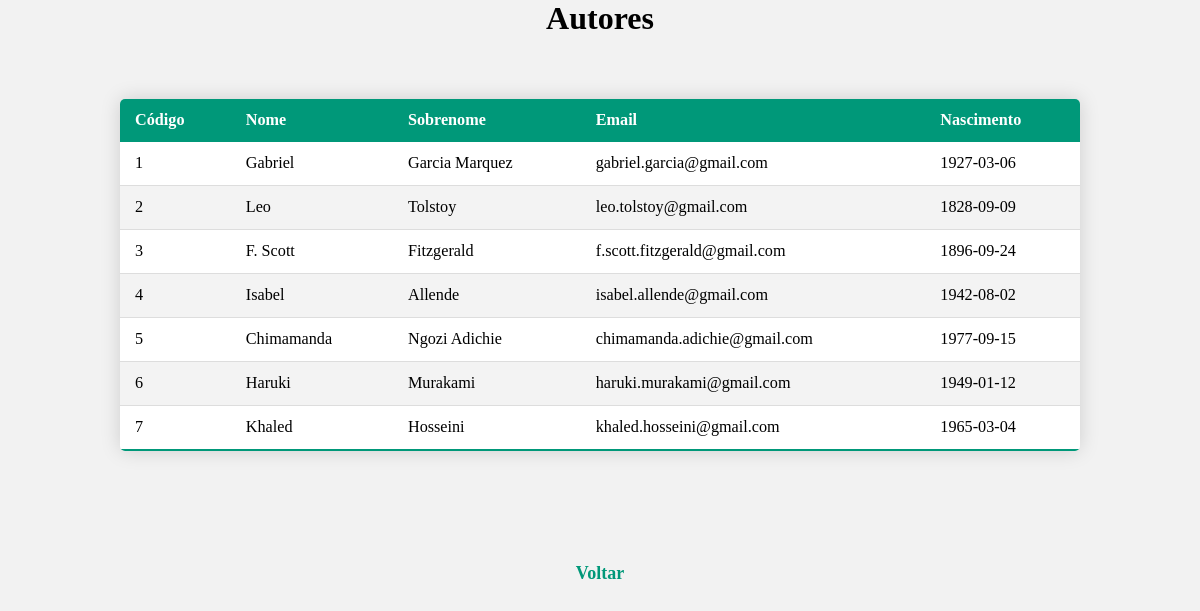
Page /AcessoBD/ListarAutor.php on the committed database.
### tables this page shows
CREATE TABLE `autor` (
  `Cod_autor` int(11) NOT NULL,
  `NomeAutor` varchar(20) NOT NULL,
  `SobreNome` varchar(30) NOT NULL,
  `Email` varchar(50) NOT NULL,
  `Nasc` date NOT NULL
);

### AcessoBD/Autor.php (called while the page is built, shortened)
<?php
class Autor
{
     function listar() {
        try {
            $this->conn = new Conectar();
            $sql = $this->conn->query("SELECT * FROM autor");
            $sql->execute();
            return $sql->fetchAll();
        } catch (PDOException $exc) {
            echo "Erro ao executar consulta: " . $exc->getMessage();
        } finally {
            $this->conn = null;
        }
    }
}

### AcessoBD/ListarAutor.php (the view, shortened to what this page needs)
<!DOCTYPE html>
<html lang="pt-br">
<head>
    <link rel="stylesheet" href="../style/tabelas.css">
</head>
<body>
    <center><font face="Century Gothic" size="6"><b>Autores</b><br><br><font size="4">
    <?php
    include_once "autor.php";
    $a = new autor();
    $pro = $a->listar();
    ?>
    <table class="estilo-tabela">
        <thead>
            <tr>
                <th>Código</th>
                <th>Nome</th>
                <th>Sobrenome</th>
                <th>Email</th>
                <th>Nascimento</th>
            </tr>
        </thead>
        <tbody>
            <?php
            foreach ($pro as $pro_mostrar) {
                echo "<tr>";
                echo "<td>" . $pro_mostrar['Cod_autor'] . "</td>";
                echo "<td>" . $pro_mostrar['NomeAutor'] . "</td>";
                echo "<td>" . $pro_mostrar['SobreNome'] . "</td>";
                echo "<td>" . $pro_mostrar['Email'] . "</td>";
                echo "<td>" . $pro_mostrar['Nasc'] . "</td>";
                echo "</tr>";
            }
            ?>
        </tbody>
    </table>
    <br><br>
    <a href="../menu.html">Voltar</a>
</body>
</html>

### style/tabelas.css (style rules this page uses)
body { font-family: 'Century Gothic', sans-serif; margin: 0; padding: 0; background-color: #f2f2f2; }
.estilo-tabela { border-collapse: collapse; margin: 25px auto; font-size: 0.9em; min-width: 600px; border-radius: 5px; overflow: hidden; box-shadow: 0 0 20px rgba(0, 0, 0, 0.15); width: 80%; background-color: #fff; }
.estilo-tabela thead tr { background-color: #009879; color: #ffffff; text-align: left; font-weight: bold; }
.estilo-tabela th, .estilo-tabela td { padding: 12px 15px; }
.estilo-tabela tbody tr { border-bottom: 1px solid #dddddd; }
.estilo-tabela tbody tr:nth-of-type(even) { background-color: #f3f3f3; }
.estilo-tabela tbody tr:last-of-type { border-bottom: 2px solid #009879; }
a { text-decoration: none; color: #009879; font-weight: bold; }

### rows in the picture
autor: Cod_autor "1", NomeAutor "Gabriel", SobreNome "Garcia Marquez", Email "gabriel.garcia@gmail.com", Nasc "1927-03-06"
autor: Cod_autor "2", NomeAutor "Leo", SobreNome "Tolstoy", Email "leo.tolstoy@gmail.com", Nasc "1828-09-09"
autor: Cod_autor "3", NomeAutor "F. Scott", SobreNome "Fitzgerald", Email "f.scott.fitzgerald@gmail.com", Nasc "1896-09-24"
autor: Cod_autor "4", NomeAutor "Isabel", SobreNome "Allende", Email "isabel.allende@gmail.com", Nasc "1942-08-02"
autor: Cod_autor "5", NomeAutor "Chimamanda", SobreNome "Ngozi Adichie", Email "chimamanda.adichie@gmail.com", Nasc "1977-09-15"
autor: Cod_autor "6", NomeAutor "Haruki", SobreNome "Murakami", Email "haruki.murakami@gmail.com", Nasc "1949-01-12"
autor: Cod_autor "7", NomeAutor "Khaled", SobreNome "Hosseini", Email "khaled.hosseini@gmail.com", Nasc "1965-03-04"
